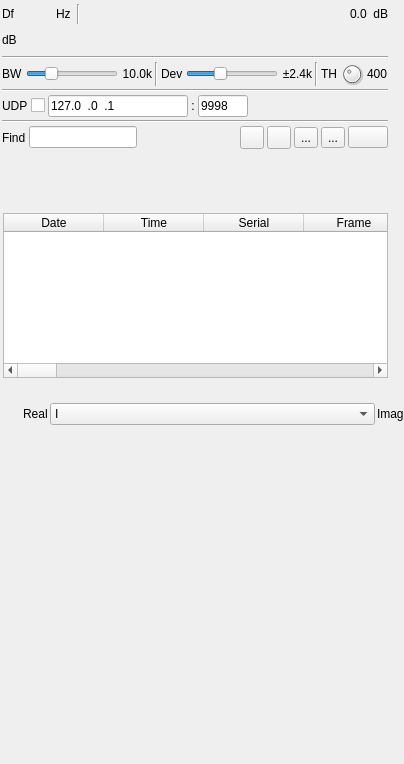
<?xml version="1.0" encoding="UTF-8"?>
<ui version="4.0">
 <class>RadiosondeDemodGUI</class>
 <widget class="RollupContents" name="RadiosondeDemodGUI">
  <property name="geometry">
   <rect>
    <x>0</x>
    <y>0</y>
    <width>404</width>
    <height>764</height>
   </rect>
  </property>
  <property name="sizePolicy">
   <sizepolicy hsizetype="Expanding" vsizetype="Expanding">
    <horstretch>0</horstretch>
    <verstretch>0</verstretch>
   </sizepolicy>
  </property>
  <property name="minimumSize">
   <size>
    <width>352</width>
    <height>0</height>
   </size>
  </property>
  <property name="font">
   <font>
    <pointsize>9</pointsize>
   </font>
  </property>
  <property name="focusPolicy">
   <enum>Qt::StrongFocus</enum>
  </property>
  <property name="windowTitle">
   <string>Radiosonde Demodulator</string>
  </property>
  <widget class="QWidget" name="settingsContainer" native="true">
   <property name="geometry">
    <rect>
     <x>0</x>
     <y>0</y>
     <width>390</width>
     <height>151</height>
    </rect>
   </property>
   <property name="minimumSize">
    <size>
     <width>350</width>
     <height>0</height>
    </size>
   </property>
   <property name="windowTitle">
    <string>Settings</string>
   </property>
   <layout class="QVBoxLayout" name="verticalLayout">
    <property name="spacing">
     <number>3</number>
    </property>
    <property name="leftMargin">
     <number>2</number>
    </property>
    <property name="topMargin">
     <number>2</number>
    </property>
    <property name="rightMargin">
     <number>2</number>
    </property>
    <property name="bottomMargin">
     <number>2</number>
    </property>
    <item>
     <layout class="QHBoxLayout" name="powLayout">
      <property name="topMargin">
       <number>2</number>
      </property>
      <item>
       <widget class="QLabel" name="deltaFrequencyLabel">
        <property name="minimumSize">
         <size>
          <width>16</width>
          <height>0</height>
         </size>
        </property>
        <property name="text">
         <string>Df</string>
        </property>
       </widget>
      </item>
      <item>
       <widget class="ValueDialZ" name="deltaFrequency" native="true">
        <property name="sizePolicy">
         <sizepolicy hsizetype="Maximum" vsizetype="Maximum">
          <horstretch>0</horstretch>
          <verstretch>0</verstretch>
         </sizepolicy>
        </property>
        <property name="minimumSize">
         <size>
          <width>32</width>
          <height>16</height>
         </size>
        </property>
        <property name="font">
         <font>
          <pointsize>12</pointsize>
         </font>
        </property>
        <property name="cursor">
         <cursorShape>PointingHandCursor</cursorShape>
        </property>
        <property name="focusPolicy">
         <enum>Qt::StrongFocus</enum>
        </property>
        <property name="toolTip">
         <string>Demod shift frequency from center in Hz</string>
        </property>
       </widget>
      </item>
      <item>
       <widget class="QLabel" name="deltaUnits">
        <property name="text">
         <string>Hz </string>
        </property>
       </widget>
      </item>
      <item>
       <widget class="Line" name="line">
        <property name="orientation">
         <enum>Qt::Vertical</enum>
        </property>
       </widget>
      </item>
      <item>
       <spacer name="horizontalSpacer">
        <property name="orientation">
         <enum>Qt::Horizontal</enum>
        </property>
        <property name="sizeHint" stdset="0">
         <size>
          <width>40</width>
          <height>20</height>
         </size>
        </property>
       </spacer>
      </item>
      <item>
       <layout class="QHBoxLayout" name="channelPowerLayout">
        <item>
         <widget class="QLabel" name="channelPower">
          <property name="toolTip">
           <string>Channel power</string>
          </property>
          <property name="layoutDirection">
           <enum>Qt::RightToLeft</enum>
          </property>
          <property name="text">
           <string>0.0</string>
          </property>
         </widget>
        </item>
        <item>
         <widget class="QLabel" name="channelPowerUnits">
          <property name="text">
           <string> dB</string>
          </property>
         </widget>
        </item>
       </layout>
      </item>
     </layout>
    </item>
    <item>
     <layout class="QHBoxLayout" name="powerLayout">
      <item>
       <widget class="QLabel" name="channelPowerMeterUnits">
        <property name="text">
         <string>dB</string>
        </property>
       </widget>
      </item>
      <item>
       <widget class="LevelMeterSignalDB" name="channelPowerMeter" native="true">
        <property name="sizePolicy">
         <sizepolicy hsizetype="Expanding" vsizetype="MinimumExpanding">
          <horstretch>0</horstretch>
          <verstretch>0</verstretch>
         </sizepolicy>
        </property>
        <property name="minimumSize">
         <size>
          <width>0</width>
          <height>24</height>
         </size>
        </property>
        <property name="font">
         <font>
          <pointsize>8</pointsize>
         </font>
        </property>
        <property name="toolTip">
         <string>Level meter (dB) top trace: average, bottom trace: instantaneous peak, tip: peak hold</string>
        </property>
       </widget>
      </item>
     </layout>
    </item>
    <item>
     <widget class="Line" name="line_5">
      <property name="orientation">
       <enum>Qt::Horizontal</enum>
      </property>
     </widget>
    </item>
    <item>
     <layout class="QHBoxLayout" name="phySettingsLayout">
      <item>
       <widget class="QLabel" name="rfBWLabel">
        <property name="text">
         <string>BW</string>
        </property>
       </widget>
      </item>
      <item>
       <widget class="QSlider" name="rfBW">
        <property name="sizePolicy">
         <sizepolicy hsizetype="Expanding" vsizetype="Minimum">
          <horstretch>0</horstretch>
          <verstretch>0</verstretch>
         </sizepolicy>
        </property>
        <property name="minimumSize">
         <size>
          <width>0</width>
          <height>0</height>
         </size>
        </property>
        <property name="toolTip">
         <string>RF bandwidth</string>
        </property>
        <property name="minimum">
         <number>10</number>
        </property>
        <property name="maximum">
         <number>400</number>
        </property>
        <property name="pageStep">
         <number>1</number>
        </property>
        <property name="value">
         <number>100</number>
        </property>
        <property name="orientation">
         <enum>Qt::Horizontal</enum>
        </property>
       </widget>
      </item>
      <item>
       <widget class="QLabel" name="rfBWText">
        <property name="minimumSize">
         <size>
          <width>30</width>
          <height>0</height>
         </size>
        </property>
        <property name="text">
         <string>10.0k</string>
        </property>
        <property name="alignment">
         <set>Qt::AlignRight|Qt::AlignTrailing|Qt::AlignVCenter</set>
        </property>
       </widget>
      </item>
      <item>
       <widget class="Line" name="line_2">
        <property name="orientation">
         <enum>Qt::Vertical</enum>
        </property>
       </widget>
      </item>
      <item>
       <widget class="QLabel" name="fmDevLabel">
        <property name="text">
         <string>Dev</string>
        </property>
       </widget>
      </item>
      <item>
       <widget class="QSlider" name="fmDev">
        <property name="sizePolicy">
         <sizepolicy hsizetype="Expanding" vsizetype="Minimum">
          <horstretch>0</horstretch>
          <verstretch>0</verstretch>
         </sizepolicy>
        </property>
        <property name="minimumSize">
         <size>
          <width>0</width>
          <height>0</height>
         </size>
        </property>
        <property name="toolTip">
         <string>Frequency deviation</string>
        </property>
        <property name="minimum">
         <number>10</number>
        </property>
        <property name="maximum">
         <number>50</number>
        </property>
        <property name="pageStep">
         <number>1</number>
        </property>
        <property name="value">
         <number>24</number>
        </property>
        <property name="orientation">
         <enum>Qt::Horizontal</enum>
        </property>
       </widget>
      </item>
      <item>
       <widget class="QLabel" name="fmDevText">
        <property name="minimumSize">
         <size>
          <width>30</width>
          <height>0</height>
         </size>
        </property>
        <property name="text">
         <string>±2.4k</string>
        </property>
        <property name="alignment">
         <set>Qt::AlignRight|Qt::AlignTrailing|Qt::AlignVCenter</set>
        </property>
       </widget>
      </item>
      <item>
       <widget class="Line" name="line_7">
        <property name="orientation">
         <enum>Qt::Vertical</enum>
        </property>
       </widget>
      </item>
      <item>
       <widget class="QLabel" name="thresholdLabel">
        <property name="text">
         <string>TH</string>
        </property>
       </widget>
      </item>
      <item>
       <widget class="QDial" name="threshold">
        <property name="maximumSize">
         <size>
          <width>24</width>
          <height>24</height>
         </size>
        </property>
        <property name="toolTip">
         <string>Correlation threshold</string>
        </property>
        <property name="minimum">
         <number>200</number>
        </property>
        <property name="maximum">
         <number>800</number>
        </property>
        <property name="singleStep">
         <number>1</number>
        </property>
        <property name="pageStep">
         <number>5</number>
        </property>
        <property name="value">
         <number>400</number>
        </property>
       </widget>
      </item>
      <item>
       <widget class="QLabel" name="thresholdText">
        <property name="text">
         <string>400</string>
        </property>
       </widget>
      </item>
     </layout>
    </item>
    <item>
     <widget class="Line" name="line_6">
      <property name="orientation">
       <enum>Qt::Horizontal</enum>
      </property>
     </widget>
    </item>
    <item>
     <layout class="QHBoxLayout" name="udpLayout">
      <item>
       <widget class="QLabel" name="udpEnabledLabel">
        <property name="text">
         <string>UDP</string>
        </property>
       </widget>
      </item>
      <item>
       <widget class="QCheckBox" name="udpEnabled">
        <property name="toolTip">
         <string>Forward received frames via UDP</string>
        </property>
        <property name="layoutDirection">
         <enum>Qt::RightToLeft</enum>
        </property>
        <property name="text">
         <string/>
        </property>
       </widget>
      </item>
      <item>
       <widget class="QLineEdit" name="udpAddress">
        <property name="minimumSize">
         <size>
          <width>120</width>
          <height>0</height>
         </size>
        </property>
        <property name="focusPolicy">
         <enum>Qt::ClickFocus</enum>
        </property>
        <property name="toolTip">
         <string>Destination UDP address</string>
        </property>
        <property name="inputMask">
         <string>000.000.000.000</string>
        </property>
        <property name="text">
         <string>127.0.0.1</string>
        </property>
       </widget>
      </item>
      <item>
       <widget class="QLabel" name="udpSeparator">
        <property name="text">
         <string>:</string>
        </property>
        <property name="alignment">
         <set>Qt::AlignCenter</set>
        </property>
       </widget>
      </item>
      <item>
       <widget class="QLineEdit" name="udpPort">
        <property name="minimumSize">
         <size>
          <width>50</width>
          <height>0</height>
         </size>
        </property>
        <property name="maximumSize">
         <size>
          <width>50</width>
          <height>16777215</height>
         </size>
        </property>
        <property name="focusPolicy">
         <enum>Qt::ClickFocus</enum>
        </property>
        <property name="toolTip">
         <string>Destination UDP port</string>
        </property>
        <property name="inputMask">
         <string>00000</string>
        </property>
        <property name="text">
         <string>9998</string>
        </property>
       </widget>
      </item>
      <item>
       <spacer name="horizontalSpacer_4">
        <property name="orientation">
         <enum>Qt::Horizontal</enum>
        </property>
        <property name="sizeHint" stdset="0">
         <size>
          <width>40</width>
          <height>20</height>
         </size>
        </property>
       </spacer>
      </item>
     </layout>
    </item>
    <item>
     <widget class="Line" name="line_3">
      <property name="orientation">
       <enum>Qt::Horizontal</enum>
      </property>
     </widget>
    </item>
    <item>
     <layout class="QHBoxLayout" name="filterLayout">
      <item>
       <widget class="QLabel" name="filterSerialILabel">
        <property name="text">
         <string>Find</string>
        </property>
       </widget>
      </item>
      <item>
       <widget class="QLineEdit" name="filterSerial">
        <property name="toolTip">
         <string>Display only frames where the serial number matches the specified regular expression</string>
        </property>
       </widget>
      </item>
      <item>
       <spacer name="horizontalSpacer_3">
        <property name="orientation">
         <enum>Qt::Horizontal</enum>
        </property>
        <property name="sizeHint" stdset="0">
         <size>
          <width>40</width>
          <height>20</height>
         </size>
        </property>
       </spacer>
      </item>
      <item>
       <widget class="ButtonSwitch" name="useFileTime">
        <property name="maximumSize">
         <size>
          <width>24</width>
          <height>16777215</height>
         </size>
        </property>
        <property name="toolTip">
         <string>Check to use date and time from input file. Uncheck to use date and time from clock.</string>
        </property>
        <property name="text">
         <string/>
        </property>
        <property name="icon">
         <iconset resource="../../../sdrgui/resources/res.qrc">
          <normaloff>:/clockcurrent.png</normaloff>
          <normalon>:/clockfile.png</normalon>:/clockcurrent.png</iconset>
        </property>
       </widget>
      </item>
      <item>
       <widget class="ButtonSwitch" name="logEnable">
        <property name="maximumSize">
         <size>
          <width>24</width>
          <height>16777215</height>
         </size>
        </property>
        <property name="toolTip">
         <string>Start/stop logging of received data to .csv file</string>
        </property>
        <property name="text">
         <string/>
        </property>
        <property name="icon">
         <iconset resource="../../../sdrgui/resources/res.qrc">
          <normaloff>:/record_off.png</normaloff>:/record_off.png</iconset>
        </property>
       </widget>
      </item>
      <item>
       <widget class="QToolButton" name="logFilename">
        <property name="toolTip">
         <string>Set log .csv filename</string>
        </property>
        <property name="text">
         <string>...</string>
        </property>
        <property name="icon">
         <iconset resource="../../../sdrgui/resources/res.qrc">
          <normaloff>:/save.png</normaloff>:/save.png</iconset>
        </property>
        <property name="checkable">
         <bool>false</bool>
        </property>
       </widget>
      </item>
      <item>
       <widget class="QToolButton" name="logOpen">
        <property name="toolTip">
         <string>Read data from .csv log file</string>
        </property>
        <property name="text">
         <string>...</string>
        </property>
        <property name="icon">
         <iconset resource="../../../sdrgui/resources/res.qrc">
          <normaloff>:/load.png</normaloff>:/load.png</iconset>
        </property>
        <property name="checkable">
         <bool>false</bool>
        </property>
       </widget>
      </item>
      <item>
       <widget class="QPushButton" name="clearTable">
        <property name="toolTip">
         <string>Clear data from table</string>
        </property>
        <property name="text">
         <string/>
        </property>
        <property name="icon">
         <iconset resource="../../../sdrgui/resources/res.qrc">
          <normaloff>:/bin.png</normaloff>:/bin.png</iconset>
        </property>
       </widget>
      </item>
     </layout>
    </item>
   </layout>
  </widget>
  <widget class="QWidget" name="framesContainer" native="true">
   <property name="geometry">
    <rect>
     <x>0</x>
     <y>210</y>
     <width>391</width>
     <height>171</height>
    </rect>
   </property>
   <property name="sizePolicy">
    <sizepolicy hsizetype="Expanding" vsizetype="Expanding">
     <horstretch>0</horstretch>
     <verstretch>0</verstretch>
    </sizepolicy>
   </property>
   <property name="windowTitle">
    <string>Received Frames</string>
   </property>
   <layout class="QVBoxLayout" name="verticalLayoutTable">
    <property name="spacing">
     <number>2</number>
    </property>
    <property name="leftMargin">
     <number>3</number>
    </property>
    <property name="topMargin">
     <number>3</number>
    </property>
    <property name="rightMargin">
     <number>3</number>
    </property>
    <property name="bottomMargin">
     <number>3</number>
    </property>
    <item>
     <widget class="QTableWidget" name="frames">
      <property name="toolTip">
       <string>Received packets</string>
      </property>
      <property name="editTriggers">
       <set>QAbstractItemView::NoEditTriggers</set>
      </property>
      <column>
       <property name="text">
        <string>Date</string>
       </property>
       <property name="toolTip">
        <string>Date frame was received</string>
       </property>
      </column>
      <column>
       <property name="text">
        <string>Time</string>
       </property>
       <property name="toolTip">
        <string>Time frame was received</string>
       </property>
      </column>
      <column>
       <property name="text">
        <string>Serial</string>
       </property>
       <property name="toolTip">
        <string>Serial number</string>
       </property>
      </column>
      <column>
       <property name="text">
        <string>Frame</string>
       </property>
       <property name="toolTip">
        <string>Frame number</string>
       </property>
      </column>
      <column>
       <property name="text">
        <string>Phase</string>
       </property>
       <property name="toolTip">
        <string>Flight phase</string>
       </property>
      </column>
      <column>
       <property name="text">
        <string>Lat (°)</string>
       </property>
       <property name="toolTip">
        <string>Latitude in degrees. East positive</string>
       </property>
      </column>
      <column>
       <property name="text">
        <string>Lon (°)</string>
       </property>
       <property name="toolTip">
        <string>Longitude in degrees. North positive</string>
       </property>
      </column>
      <column>
       <property name="text">
        <string>Alt (m)</string>
       </property>
       <property name="toolTip">
        <string>Altitude in metres</string>
       </property>
      </column>
      <column>
       <property name="text">
        <string>Spd (km/h)</string>
       </property>
       <property name="toolTip">
        <string>Speed in kilometres per hour</string>
       </property>
      </column>
      <column>
       <property name="text">
        <string>VR (m/s)</string>
       </property>
       <property name="toolTip">
        <string>Vertical rate in metres per second</string>
       </property>
      </column>
      <column>
       <property name="text">
        <string>Hdg (°)</string>
       </property>
       <property name="toolTip">
        <string>Heading in degrees</string>
       </property>
      </column>
      <column>
       <property name="text">
        <string>P (hPa)</string>
       </property>
       <property name="toolTip">
        <string>Air pressure in hectopascals</string>
       </property>
      </column>
      <column>
       <property name="text">
        <string>T (°C)</string>
       </property>
       <property name="toolTip">
        <string>Air temperature in degrees Celsius</string>
       </property>
      </column>
      <column>
       <property name="text">
        <string>U (%)</string>
       </property>
       <property name="toolTip">
        <string>Relative humidity in percent</string>
       </property>
      </column>
      <column>
       <property name="text">
        <string>Bat (V)</string>
       </property>
       <property name="toolTip">
        <string>Battery voltage</string>
       </property>
      </column>
      <column>
       <property name="text">
        <string>Bat</string>
       </property>
       <property name="toolTip">
        <string>Battery status</string>
       </property>
      </column>
      <column>
       <property name="text">
        <string>PCB (°C)</string>
       </property>
       <property name="toolTip">
        <string>PCB temperature in degrees Celsius</string>
       </property>
      </column>
      <column>
       <property name="text">
        <string>PWM (%)</string>
       </property>
       <property name="toolTip">
        <string>Humidty sensor heater PWM percentage</string>
       </property>
      </column>
      <column>
       <property name="text">
        <string>TX (%)</string>
       </property>
       <property name="toolTip">
        <string>Transmit power percent</string>
       </property>
      </column>
      <column>
       <property name="text">
        <string>Max SF</string>
       </property>
       <property name="toolTip">
        <string>Maximum subframe number</string>
       </property>
      </column>
      <column>
       <property name="text">
        <string>SF No.</string>
       </property>
       <property name="toolTip">
        <string>Subframe number</string>
       </property>
      </column>
      <column>
       <property name="text">
        <string>Subframe</string>
       </property>
       <property name="toolTip">
        <string>Subframe data</string>
       </property>
      </column>
      <column>
       <property name="text">
        <string>GPS Time</string>
       </property>
       <property name="toolTip">
        <string>GPS Time (18 leap seconds offset from UTC)</string>
       </property>
      </column>
      <column>
       <property name="text">
        <string>GPS Sats</string>
       </property>
       <property name="toolTip">
        <string>Number of GPS satellites used to estimate position</string>
       </property>
      </column>
      <column>
       <property name="text">
        <string>ECC</string>
       </property>
       <property name="toolTip">
        <string>Number of errors corrected</string>
       </property>
      </column>
      <column>
       <property name="text">
        <string>Corr</string>
       </property>
       <property name="toolTip">
        <string>Correlation</string>
       </property>
      </column>
      <column>
       <property name="text">
        <string>Range (km)</string>
       </property>
       <property name="toolTip">
        <string>Range to Radiosonde in kilometres from My Position</string>
       </property>
      </column>
      <column>
       <property name="text">
        <string>Frequency (MHz)</string>
       </property>
       <property name="toolTip">
        <string>Demodulator center frequency when frame was received</string>
       </property>
      </column>
     </widget>
    </item>
   </layout>
  </widget>
  <widget class="QWidget" name="scopeContainer" native="true">
   <property name="geometry">
    <rect>
     <x>20</x>
     <y>400</y>
     <width>714</width>
     <height>341</height>
    </rect>
   </property>
   <property name="minimumSize">
    <size>
     <width>714</width>
     <height>0</height>
    </size>
   </property>
   <property name="windowTitle">
    <string>Waveforms</string>
   </property>
   <layout class="QVBoxLayout" name="transmittedLayout_2">
    <property name="spacing">
     <number>2</number>
    </property>
    <property name="leftMargin">
     <number>3</number>
    </property>
    <property name="topMargin">
     <number>3</number>
    </property>
    <property name="rightMargin">
     <number>3</number>
    </property>
    <property name="bottomMargin">
     <number>3</number>
    </property>
    <item>
     <layout class="QHBoxLayout" name="scopelLayout">
      <item>
       <widget class="QLabel" name="label_2">
        <property name="text">
         <string>Real</string>
        </property>
       </widget>
      </item>
      <item>
       <widget class="QComboBox" name="channel1">
        <property name="sizePolicy">
         <sizepolicy hsizetype="Expanding" vsizetype="Fixed">
          <horstretch>0</horstretch>
          <verstretch>0</verstretch>
         </sizepolicy>
        </property>
        <item>
         <property name="text">
          <string>I</string>
         </property>
        </item>
        <item>
         <property name="text">
          <string>Q</string>
         </property>
        </item>
        <item>
         <property name="text">
          <string>Mag Sq</string>
         </property>
        </item>
        <item>
         <property name="text">
          <string>FM demod</string>
         </property>
        </item>
        <item>
         <property name="text">
          <string>Gaussian</string>
         </property>
        </item>
        <item>
         <property name="text">
          <string>RX buf</string>
         </property>
        </item>
        <item>
         <property name="text">
          <string>Correlation</string>
         </property>
        </item>
        <item>
         <property name="text">
          <string>Threshold met</string>
         </property>
        </item>
        <item>
         <property name="text">
          <string>Got SOP</string>
         </property>
        </item>
        <item>
         <property name="text">
          <string>DC offset</string>
         </property>
        </item>
        <item>
         <property name="text">
          <string>CRC</string>
         </property>
        </item>
       </widget>
      </item>
      <item>
       <widget class="QLabel" name="label_3">
        <property name="sizePolicy">
         <sizepolicy hsizetype="Preferred" vsizetype="Preferred">
          <horstretch>0</horstretch>
          <verstretch>0</verstretch>
         </sizepolicy>
        </property>
        <property name="text">
         <string>Imag</string>
        </property>
       </widget>
      </item>
      <item>
       <widget class="QComboBox" name="channel2">
        <property name="sizePolicy">
         <sizepolicy hsizetype="Expanding" vsizetype="Fixed">
          <horstretch>0</horstretch>
          <verstretch>0</verstretch>
         </sizepolicy>
        </property>
        <item>
         <property name="text">
          <string>I</string>
         </property>
        </item>
        <item>
         <property name="text">
          <string>Q</string>
         </property>
        </item>
        <item>
         <property name="text">
          <string>Mag Sq</string>
         </property>
        </item>
        <item>
         <property name="text">
          <string>FM demod</string>
         </property>
        </item>
        <item>
         <property name="text">
          <string>Gaussian</string>
         </property>
        </item>
        <item>
         <property name="text">
          <string>RX buf</string>
         </property>
        </item>
        <item>
         <property name="text">
          <string>Correlation</string>
         </property>
        </item>
        <item>
         <property name="text">
          <string>Threshold met</string>
         </property>
        </item>
        <item>
         <property name="text">
          <string>Got SOP</string>
         </property>
        </item>
        <item>
         <property name="text">
          <string>DC offset</string>
         </property>
        </item>
        <item>
         <property name="text">
          <string>CRC</string>
         </property>
        </item>
       </widget>
      </item>
     </layout>
    </item>
    <item>
     <widget class="GLScope" name="glScope" native="true">
      <property name="minimumSize">
       <size>
        <width>200</width>
        <height>250</height>
       </size>
      </property>
      <property name="font">
       <font>
        <pointsize>8</pointsize>
       </font>
      </property>
     </widget>
    </item>
    <item>
     <widget class="GLScopeGUI" name="scopeGUI" native="true"/>
    </item>
   </layout>
  </widget>
 </widget>
 <customwidgets>
  <customwidget>
   <class>ButtonSwitch</class>
   <extends>QToolButton</extends>
   <header>gui/buttonswitch.h</header>
  </customwidget>
  <customwidget>
   <class>ValueDialZ</class>
   <extends>QWidget</extends>
   <header>gui/valuedialz.h</header>
   <container>1</container>
  </customwidget>
  <customwidget>
   <class>RollupContents</class>
   <extends>QWidget</extends>
   <header>gui/rollupcontents.h</header>
   <container>1</container>
  </customwidget>
  <customwidget>
   <class>LevelMeterSignalDB</class>
   <extends>QWidget</extends>
   <header>gui/levelmeter.h</header>
   <container>1</container>
  </customwidget>
  <customwidget>
   <class>GLScope</class>
   <extends>QWidget</extends>
   <header>gui/glscope.h</header>
   <container>1</container>
  </customwidget>
  <customwidget>
   <class>GLScopeGUI</class>
   <extends>QWidget</extends>
   <header>gui/glscopegui.h</header>
   <container>1</container>
  </customwidget>
 </customwidgets>
 <tabstops>
  <tabstop>deltaFrequency</tabstop>
  <tabstop>rfBW</tabstop>
  <tabstop>fmDev</tabstop>
  <tabstop>threshold</tabstop>
  <tabstop>udpEnabled</tabstop>
  <tabstop>filterSerial</tabstop>
  <tabstop>logEnable</tabstop>
  <tabstop>logFilename</tabstop>
  <tabstop>logOpen</tabstop>
  <tabstop>clearTable</tabstop>
  <tabstop>frames</tabstop>
  <tabstop>channel1</tabstop>
  <tabstop>channel2</tabstop>
 </tabstops>
 <resources>
  <include location="../../../sdrgui/resources/res.qrc"/>
  <include location="../demodadsb/icons.qrc"/>
 </resources>
 <connections/>
</ui>
